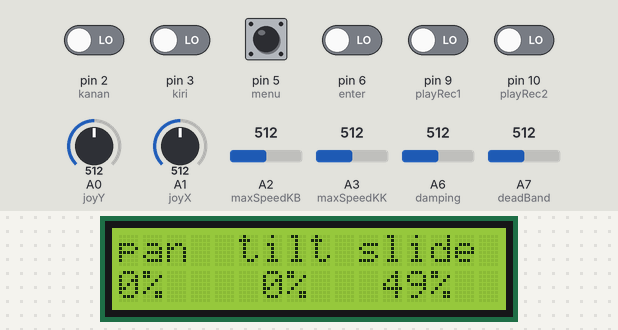
Bench run of a sketch on a simulated Arduino Nano, built with avr-gcc and run on an emulated ATmega328P. On the bench: 16×2 character LCD. The test bench sets the inputs (shaded band); at power-on: pin 2 (kanan), pin 3 (kiri), pin 5 (menu), pin 6 (enter), pin 9 (playRec1), pin 10 (playRec2) LOW, A0 (joyY) = 512, A1 (joyX) = 512, A3 (maxSpeedKK) = 512, A2 (maxSpeedKB) = 512, A6 (damping) = 512, A7 (deadBand) = 512. No radio packets arrive unless stated; what the sketch prints to the serial monitor is not drawn.

Above: at 5.3 s.
5.4 s: A0 (joyY) set to 716
At 5.9 s:
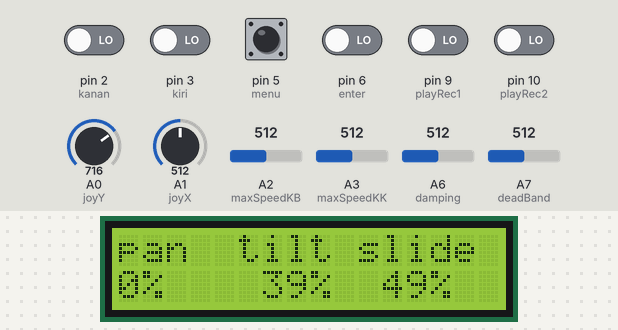
8.4 s: A1 (joyX) set to 716
At 9.6 s:
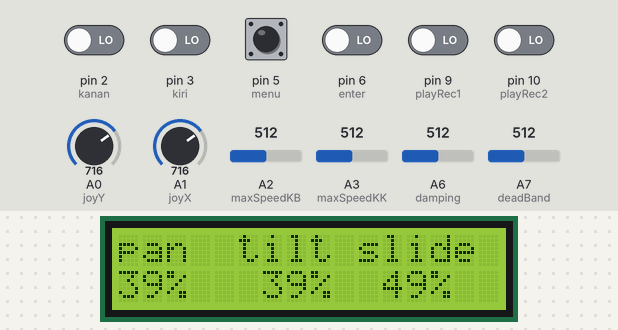
9.9 s: A3 (maxSpeedKK) set to 306
At 10.5 s:
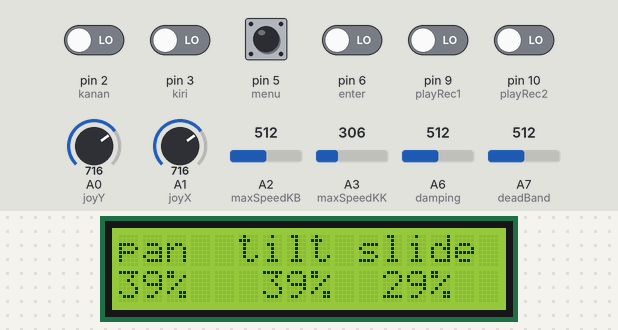
11.4 s: A3 (maxSpeedKK) set to 45
At 11.9 s:
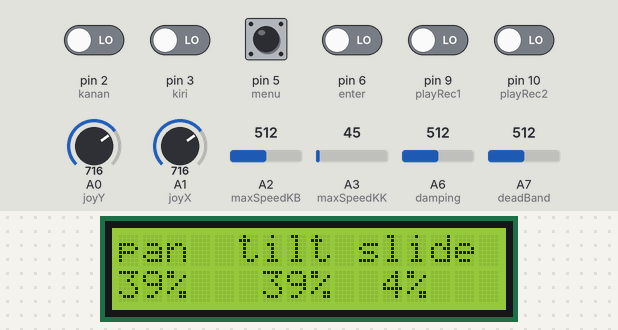
13.0 s: A3 (maxSpeedKK) set to 36
At 14.3 s:
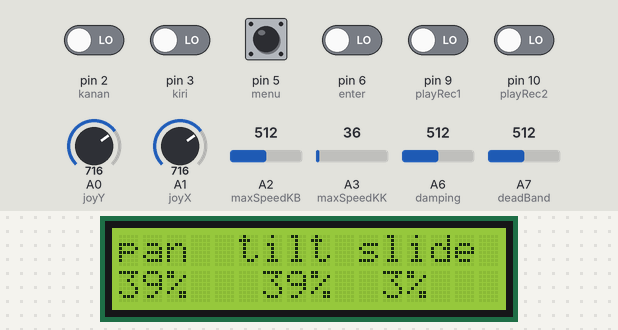
14.6 s: A0 (joyY) set to 694
At 16.1 s:
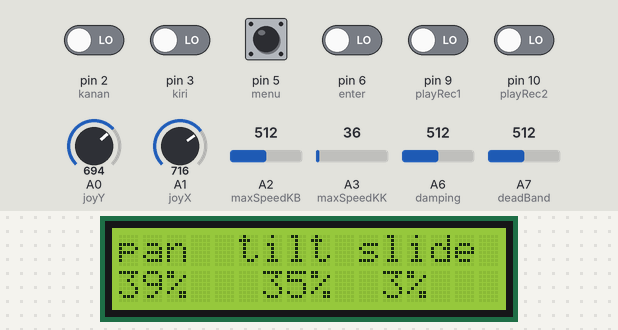
Timing chart, 0 to 17.2 s (numbered marks = the images above; inputs shaded):
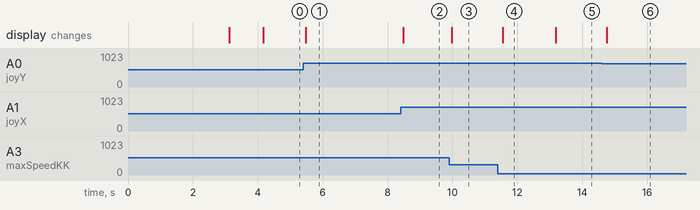

Measured:
- after the input at 5.4 s, the display: changes after 0.08 s (image 1)
- after the input at 8.4 s, the display: changes after 0.09 s (image 2)
- after the input at 9.9 s, the display: changes after 0.08 s (image 3)
- after the input at 11.4 s, the display: changes after 0.15 s (image 4)
- after the input at 13.0 s, the display: changes after 0.18 s (image 5)
- after the input at 14.6 s, the display: changes after 0.16 s (image 6)

The sketch:

Testing_Transmitter_Gede_Ver.2.ino
```cpp
#include <Wire.h>
#include <LiquidCrystal_I2C.h>

LiquidCrystal_I2C lcd = LiquidCrystal_I2C(0X27,16,2);

int period = 100;
unsigned long time_now = 0;

#include <SPI.h>
#include "RF24.h"
RF24 myRadio (7, 8);


struct package {
  int msg[10] = {0};
};

byte addresses [] [6] = {"0"};

typedef struct package Package;
  Package data;

/////////////////////variable input////////////////

//ini define input joystick
#define joyX A1
#define joyY A0
int xValue,yValue;

//Diese variabel ist fuer Tasten
int kanan = 2, kananValue;
int kiri = 3, kiriValue;
int menu = 5, menuValue;
int enter = 6, enterValue;
int playRec1 = 9, playRec1Value;
int playRec2 = 10, playRec2Value;


//Diese Variable ist fuer potentiometer
int maxSpeedKB = A2,maxSpeedKBValue;
int maxSpeedKK = A3,maxSpeedKKValue;
int damping = A6, dampingValue;
int deadBand = A7, deadBandValue;

/////////////////////////kodingan settingan//////////////////////

//ini variable untuk tau rising edge tombol-tombol
//ini variable untuk tau rising edge tombol kanan
int kananStateRising= 0;
int kananRisingEdge = 0;
int lastKananStateRising = 0;

int kiriStateRising= 0;
int kiriRisingEdge = 0;
int lastKiriStateRising = 0;

int menuStateRising= 0;
int menuRisingEdge = 0;
int lastMenuStateRising = 0;

int enterStateRising= 0;
int enterRisingEdge = 0;
int lastEnterStateRising = 0;

int playRec1StateRising= 0;
int playRec1RisingEdge = 0;
int lastplayRec1StateRising = 0;

int playRec2StateRising= 0;
int playRec2RisingEdge = 0;
int lastplayRec2StateRising = 0;

int buttonKanan(int button1) {
  //Here starts the code for detecting a rising edge on pin 11
   kananStateRising = digitalRead(button1);
   if (kananStateRising != lastKananStateRising) {
     if (kananStateRising == LOW) {
          kananRisingEdge += 1;
          Serial.println("kanan");
      }
   }
   else{
          //buttonRisingEdge = 0;
          //Serial.println("There was no rising edge on left button");
   }
   lastKananStateRising = kananStateRising;

   if(kananRisingEdge%2 != 0) return 1;
   return 0;
}

int buttonKiri(int button1) {
  //Here starts the code for detecting a rising edge on pin 11
   kiriStateRising = digitalRead(button1);
   if (kiriStateRising != lastKiriStateRising) {
     if (kiriStateRising == LOW) {
          kiriRisingEdge += 1;
          Serial.println("kiri");
      }
   }
   else{
          //buttonRisingEdge = 0;
          //Serial.println("There was no rising edge on left button");
   }
   lastKiriStateRising = kiriStateRising;

   if(kiriRisingEdge%2 != 0) return 1;
   return 0;
}

int buttonMenu(int button1) {
  //Here starts the code for detecting a rising edge on pin 11
   menuStateRising = digitalRead(button1);
   if (menuStateRising != lastMenuStateRising) {
     if (menuStateRising == LOW) {
          menuRisingEdge += 1;
          Serial.println("menu");
      }
   }
   else{
          //buttonRisingEdge = 0;
          //Serial.println("There was no rising edge on left button");
   }
   lastMenuStateRising = menuStateRising;

   if(menuRisingEdge%2 != 0) return 1;
   return 0;
}

int buttonEnter(int button1) {
  //Here starts the code for detecting a rising edge on pin 11
   enterStateRising = digitalRead(button1);
   if (enterStateRising != lastEnterStateRising) {
     if (enterStateRising == LOW) {
          enterRisingEdge += 1;
          Serial.println("enter");
      }
   }
   else{
          //buttonRisingEdge = 0;
          //Serial.println("There was no rising edge on left button");
   }
   lastEnterStateRising = enterStateRising;

   if(enterRisingEdge%2 != 0) return 1;
   return 0;
}

int buttonplayRec1(int button1) {
  //Here starts the code for detecting a rising edge on pin 11
   playRec1StateRising = digitalRead(button1);
   if (playRec1StateRising != lastplayRec1StateRising) {
     if (playRec1StateRising == LOW) {
          playRec1RisingEdge += 1;
          Serial.println("playRec1");
      }
   }
   else{
          //buttonRisingEdge = 0;
          //Serial.println("There was no rising edge on left button");
   }
   lastplayRec1StateRising = playRec1StateRising;

   if(playRec1RisingEdge%2 != 0) return 1;
   return 0;
}

int buttonplayRec2(int button1) {
  //Here starts the code for detecting a rising edge on pin 11
   playRec2StateRising = digitalRead(button1);
   if (playRec2StateRising != lastplayRec2StateRising) {
     if (playRec2StateRising == LOW) {
          playRec2RisingEdge += 1;
          Serial.println("playRec2");
      }
   }
   else{
          //buttonRisingEdge = 0;
          //Serial.println("There was no rising edge on left button");
   }
   lastplayRec2StateRising = playRec2StateRising;

   if(playRec2RisingEdge%2 != 0) return 1;
   return 0;
}


/////////////////////////////////////////////////////////////////

void displayValue(int xValue,int yValue,int slider) {
  int xValue21,xValue22, yValue21,yValue22, slider21,slider22;
  xValue21 = map(xValue, 0, 255, 0, 100);
  xValue22 = map(xValue,0,-255,0,100);
  yValue21 = map(yValue,0,255,0,100);
  yValue22 = map(yValue, 0,-255,0,100);
  slider21 = map(slider, 0,255, 0,100);

  lcd.clear();
  lcd.setCursor(0,0);
  lcd.print("pan");
  lcd.setCursor(5,0);
  lcd.print("tilt");
  lcd.setCursor(10,0);
  lcd.print("slide");
  lcd.setCursor(0,1);
  if(xValue >= 0) lcd.print(xValue21);
  else lcd.print(xValue22);
  lcd.print("%");
  lcd.setCursor(6,1);
  if(yValue >= 0) lcd.print(yValue21);
  else lcd.print(yValue22);
  lcd.print("%");
  lcd.setCursor(11,1);
  lcd.print(slider21);
  lcd.print("%");


  //menuValue = buttonRead(menu);
  /*while(menuValue == 1) {
    lcd.clear();
    lcd.home();
    lcd.print("    Settings");
  }*/
}


void WriteData () {
  myRadio.stopListening (); // Stop Receiving and start transminitng
  myRadio.openWritingPipe (0xF0F0F0F0AA); // Sends data on this 40-bit address
  myRadio.write (& data, sizeof (data));
  Serial.print ("\ nSent:");
  Serial.print (data.msg[0]);
  Serial.print (" ");
  Serial.print (data.msg[1]);
  Serial.print (" ");
  Serial.print (data.msg[2]);
  Serial.print (" ");
  Serial.print (data.msg[3]);
  Serial.print (" ");
  Serial.println(data.msg[4]);
  delay(10);
  //delay (300);
}

void setup() {
  // put your setup code here, to run once:

  pinMode(kanan,INPUT);   pinMode(kiri,INPUT);
  pinMode(menu,INPUT);   pinMode(enter,INPUT);
  pinMode(playRec1,INPUT);   pinMode(playRec2,INPUT);

  pinMode(maxSpeedKB,INPUT);   pinMode(maxSpeedKK,INPUT);
  pinMode(damping,INPUT);   pinMode(deadBand,INPUT);

  lcd.init();
  lcd.backlight();

    lcd.setCursor(0,0);
    lcd.print(" IcanStudioLive");
    lcd.setCursor(0,1);
    lcd.print("RobotArm Control");
    //lcd.scrollDisplayLeft();
    delay(3000);


  Serial.begin (9600);
  myRadio.begin ();
  myRadio.setChannel (115); // 115 band above WIFI signals
  myRadio.setPALevel (RF24_PA_MIN); // MIN power low rage
  myRadio.setDataRate (RF24_250KBPS); // Minimum speed
  lcd.clear();
  lcd.home();
  lcd.setCursor(5,0);
  lcd.print ("Setup");
  lcd.setCursor(3,1);
  lcd.print("Inisialized");
  delay (1000);
}

void loop() {
  // put your main code here, to run repeatedly:

  kananValue = digitalRead(kanan);
  kiriValue = digitalRead(kiri);
  //menuValue = buttonMenu(menu);
  //enterValue = buttonEnter(enter);
  xValue = map(analogRead(joyX), 0, 1023, 255, -255);
  yValue = map(analogRead(joyY), 0, 1023, 255, -255);
  //playRec1Value = buttonplayRec1(playRec1);
  //playRec2Value = buttonplayRec2(playRec2);
  playRec2Value = digitalRead(playRec2);
  playRec1Value = digitalRead(playRec1);
  menuValue = digitalRead(menu);
  enterValue = digitalRead(enter);

  maxSpeedKBValue = map(analogRead(maxSpeedKB),0,1023,0,255);
  maxSpeedKKValue = map(analogRead(maxSpeedKK),0,1023,0,255);
  dampingValue = map(analogRead(damping),0,1023,0,255);
  deadBandValue = map(analogRead(deadBand),0,1023,0,255);

  Serial.print(kananValue);
  Serial.print(" ");
  Serial.print(kiriValue);
    Serial.print(" ");
  Serial.print(menuValue);
    Serial.print(" ");
  Serial.print(enterValue);
    Serial.print(" ");
    Serial.print(playRec1Value);
      Serial.print(" ");
      Serial.print(playRec2Value);
        Serial.print(" ");
  Serial.print(xValue);
    Serial.print(" ");
  Serial.print(yValue);
    Serial.print(" ");
  Serial.print(maxSpeedKBValue);
    Serial.print(" ");
  Serial.print(maxSpeedKKValue);
    Serial.print(" ");
  Serial.print(dampingValue);
    Serial.print(" ");
  Serial.println(deadBandValue);

//////////////////kirim data////////////////////////
  data.msg[0] = kananValue;
  data.msg[1] = kiriValue;
  data.msg[2] = maxSpeedKKValue;
  data.msg[3] = yValue;
  data.msg[4] = xValue;
  /*data.msg[5] = 0;
  data.msg[6] = 0;
  data.msg[7] = 0;
  data.msg[8] = 0;
  WriteData ();
  delay(10);
  */
  WriteData();
    if(millis() >= time_now + period){
        time_now += period;
        displayValue(xValue, yValue, maxSpeedKKValue);
    }

}
```
